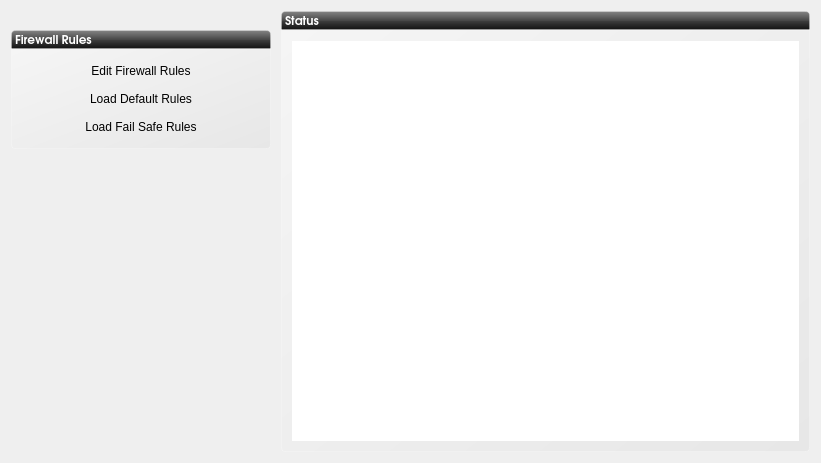
<?xml version="1.0" encoding="UTF-8"?>
<ui version="4.0">
 <class>widgetFirewall</class>
 <widget class="QWidget" name="widgetFirewall">
  <property name="geometry">
   <rect>
    <x>0</x>
    <y>0</y>
    <width>821</width>
    <height>463</height>
   </rect>
  </property>
  <property name="windowTitle">
   <string>Firewall</string>
  </property>
  <property name="windowIcon">
   <iconset resource="firewall.qrc">
    <normaloff>:/icons/firewall48.png</normaloff>:/icons/firewall48.png</iconset>
  </property>
  <property name="styleSheet">
   <string notr="true">QGroupBox{
background-color: qlineargradient(spread:pad, x1:1, y1:1, x2:0, y2:0, stop:0 rgba(219, 219, 219, 100), stop:1 rgba(255, 255, 255, 100));
border: 1px solid rgba(255,255,255,50);
border-bottom-left-radius: 4px;
border-bottom-right-radius: 4px;
}
</string>
  </property>
  <layout class="QGridLayout" name="gridLayout_2">
   <property name="horizontalSpacing">
    <number>10</number>
   </property>
   <property name="verticalSpacing">
    <number>0</number>
   </property>
   <item row="0" column="2">
    <widget class="QLabel" name="label_4">
     <property name="minimumSize">
      <size>
       <width>260</width>
       <height>0</height>
      </size>
     </property>
     <property name="font">
      <font>
       <family>URW Gothic L</family>
       <pointsize>9</pointsize>
       <weight>75</weight>
       <bold>true</bold>
       <underline>false</underline>
      </font>
     </property>
     <property name="styleSheet">
      <string notr="true">    background-color: qlineargradient(spread:pad, x1:0.5, y1:0, x2:0.5, y2:1, stop:0 rgba(132, 132, 132, 255), stop:0.501481 rgba(70, 70, 70, 255), stop:0.503057 rgba(62, 62, 62, 255), stop:1 rgba(16, 16, 16, 255));
color:rgb(255,255,255);
/*qlineargradient(spread:pad, x1:0.5, y1:1, x2:0.5, y2:0, stop:0 rgba(183, 100, 124, 255), stop:0.0212465 rgba(91, 33, 50, 255), stop:0.521739 rgba(152, 86, 105, 255), stop:0.527174 rgba(155, 98, 115, 255), stop:0.983696 rgba(184, 141, 153, 255), stop:1 rgba(220, 173, 186, 255));*/
/*background-color: qlineargradient(spread:pad, x1:1, y1:1, x2:0, y2:0, stop:0 rgba(219, 219, 219, 100), stop:1 rgba(255, 255, 255, 100));*/
border: 1px solid rgba(255,255,255,50);
border-top-left-radius: 4px;
border-top-right-radius: 4px;</string>
     </property>
     <property name="text">
      <string>Status</string>
     </property>
     <property name="margin">
      <number>5</number>
     </property>
    </widget>
   </item>
   <item row="1" column="2" rowspan="5">
    <widget class="QGroupBox" name="groupBox_2">
     <property name="minimumSize">
      <size>
       <width>260</width>
       <height>100</height>
      </size>
     </property>
     <property name="maximumSize">
      <size>
       <width>16777215</width>
       <height>16777215</height>
      </size>
     </property>
     <property name="styleSheet">
      <string notr="true">color: rgb(30, 43, 51)</string>
     </property>
     <property name="title">
      <string/>
     </property>
     <layout class="QGridLayout" name="gridLayout_7">
      <property name="margin">
       <number>10</number>
      </property>
      <item row="0" column="0">
       <widget class="QPlainTextEdit" name="plainTextEdit">
        <property name="font">
         <font>
          <pointsize>-1</pointsize>
          <underline>false</underline>
          <strikeout>false</strikeout>
         </font>
        </property>
        <property name="styleSheet">
         <string notr="true">#plainTextEdit {
        show-decoration-selected: 1; /* make the selection span the entire width of the view */
        color: #444444;
		border: 0px;
        font-size: 12px;
        text-decoration: none;
        background-color: qlineargradient(spread:pad, x1:0.5, y1:0, x2:0.516304,
            y2:0.653, stop:0 rgba(171, 171, 171, 255), stop:1 rgba(255, 255, 255, 220));
}</string>
        </property>
       </widget>
      </item>
     </layout>
    </widget>
   </item>
   <item row="2" column="0" colspan="2">
    <widget class="QLabel" name="label_3">
     <property name="minimumSize">
      <size>
       <width>260</width>
       <height>0</height>
      </size>
     </property>
     <property name="font">
      <font>
       <family>URW Gothic L</family>
       <pointsize>9</pointsize>
       <weight>75</weight>
       <bold>true</bold>
       <underline>false</underline>
      </font>
     </property>
     <property name="styleSheet">
      <string notr="true">    background-color: qlineargradient(spread:pad, x1:0.5, y1:0, x2:0.5, y2:1, stop:0 rgba(132, 132, 132, 255), stop:0.501481 rgba(70, 70, 70, 255), stop:0.503057 rgba(62, 62, 62, 255), stop:1 rgba(16, 16, 16, 255));
color:rgb(255,255,255);
/*qlineargradient(spread:pad, x1:0.5, y1:1, x2:0.5, y2:0, stop:0 rgba(183, 100, 124, 255), stop:0.0212465 rgba(91, 33, 50, 255), stop:0.521739 rgba(152, 86, 105, 255), stop:0.527174 rgba(155, 98, 115, 255), stop:0.983696 rgba(184, 141, 153, 255), stop:1 rgba(220, 173, 186, 255));*/
/*background-color: qlineargradient(spread:pad, x1:1, y1:1, x2:0, y2:0, stop:0 rgba(219, 219, 219, 100), stop:1 rgba(255, 255, 255, 100));*/
border: 1px solid rgba(255,255,255,50);
border-top-left-radius: 4px;
border-top-right-radius: 4px;</string>
     </property>
     <property name="text">
      <string>Firewall Rules</string>
     </property>
     <property name="margin">
      <number>5</number>
     </property>
    </widget>
   </item>
   <item row="3" column="0" colspan="2">
    <widget class="QGroupBox" name="groupBox_4">
     <property name="minimumSize">
      <size>
       <width>260</width>
       <height>100</height>
      </size>
     </property>
     <property name="maximumSize">
      <size>
       <width>16777215</width>
       <height>150</height>
      </size>
     </property>
     <property name="styleSheet">
      <string notr="true"/>
     </property>
     <property name="title">
      <string/>
     </property>
     <layout class="QGridLayout" name="gridLayout_5">
      <property name="margin">
       <number>10</number>
      </property>
      <item row="1" column="0">
       <widget class="QPushButton" name="pushReset">
        <property name="sizePolicy">
         <sizepolicy hsizetype="Preferred" vsizetype="Fixed">
          <horstretch>0</horstretch>
          <verstretch>0</verstretch>
         </sizepolicy>
        </property>
        <property name="font">
         <font>
          <pointsize>9</pointsize>
         </font>
        </property>
        <property name="styleSheet">
         <string notr="true"/>
        </property>
        <property name="text">
         <string>Load Default Rules</string>
        </property>
        <property name="icon">
         <iconset resource="firewall.qrc">
          <normaloff>:/icons/undo48.png</normaloff>:/icons/undo48.png</iconset>
        </property>
        <property name="iconSize">
         <size>
          <width>22</width>
          <height>32</height>
         </size>
        </property>
        <property name="flat">
         <bool>true</bool>
        </property>
       </widget>
      </item>
      <item row="0" column="0">
       <widget class="QPushButton" name="pushEdit">
        <property name="sizePolicy">
         <sizepolicy hsizetype="Preferred" vsizetype="Fixed">
          <horstretch>0</horstretch>
          <verstretch>0</verstretch>
         </sizepolicy>
        </property>
        <property name="font">
         <font>
          <pointsize>9</pointsize>
         </font>
        </property>
        <property name="text">
         <string>Edit Firewall Rules</string>
        </property>
        <property name="icon">
         <iconset resource="firewall.qrc">
          <normaloff>:/icons/list48.png</normaloff>:/icons/list48.png</iconset>
        </property>
        <property name="iconSize">
         <size>
          <width>22</width>
          <height>32</height>
         </size>
        </property>
        <property name="flat">
         <bool>true</bool>
        </property>
       </widget>
      </item>
      <item row="2" column="0">
       <widget class="QPushButton" name="pushFailsafe">
        <property name="sizePolicy">
         <sizepolicy hsizetype="Preferred" vsizetype="Fixed">
          <horstretch>0</horstretch>
          <verstretch>0</verstretch>
         </sizepolicy>
        </property>
        <property name="font">
         <font>
          <pointsize>9</pointsize>
         </font>
        </property>
        <property name="styleSheet">
         <string notr="true"/>
        </property>
        <property name="text">
         <string>Load Fail Safe Rules</string>
        </property>
        <property name="icon">
         <iconset>
          <normaloff>:/icons/view-refresh.png</normaloff>:/icons/view-refresh.png</iconset>
        </property>
        <property name="iconSize">
         <size>
          <width>22</width>
          <height>32</height>
         </size>
        </property>
        <property name="flat">
         <bool>true</bool>
        </property>
       </widget>
      </item>
     </layout>
    </widget>
   </item>
   <item row="5" column="1">
    <spacer name="verticalSpacer_2">
     <property name="orientation">
      <enum>Qt::Vertical</enum>
     </property>
     <property name="sizeHint" stdset="0">
      <size>
       <width>20</width>
       <height>40</height>
      </size>
     </property>
    </spacer>
   </item>
  </layout>
 </widget>
 <resources>
  <include location="firewall.qrc"/>
 </resources>
 <connections/>
</ui>
